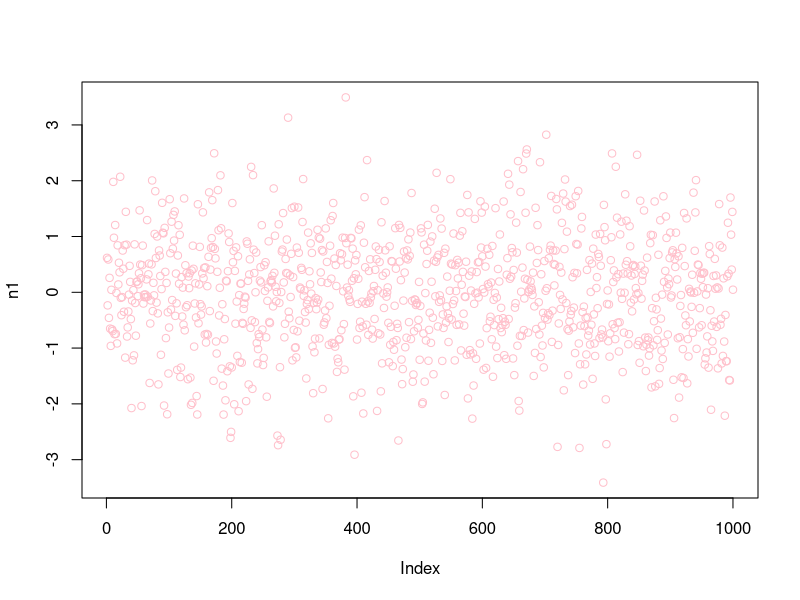
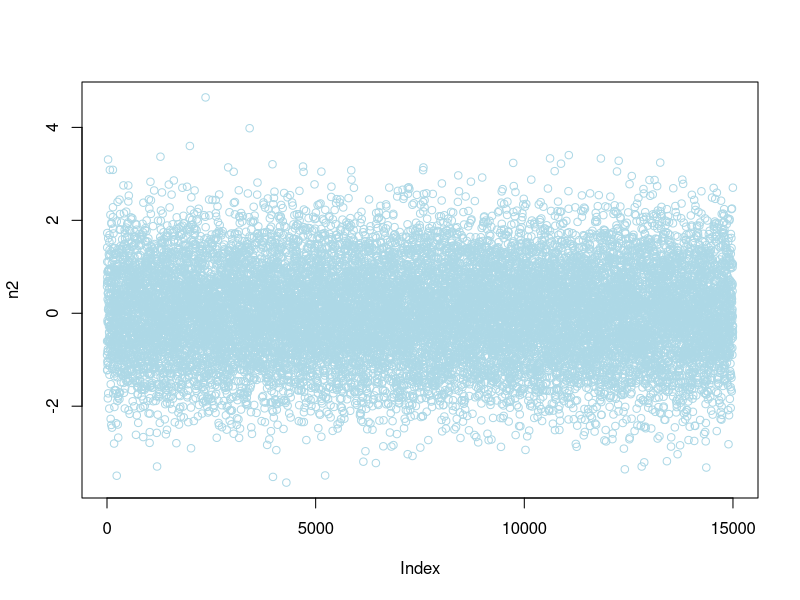
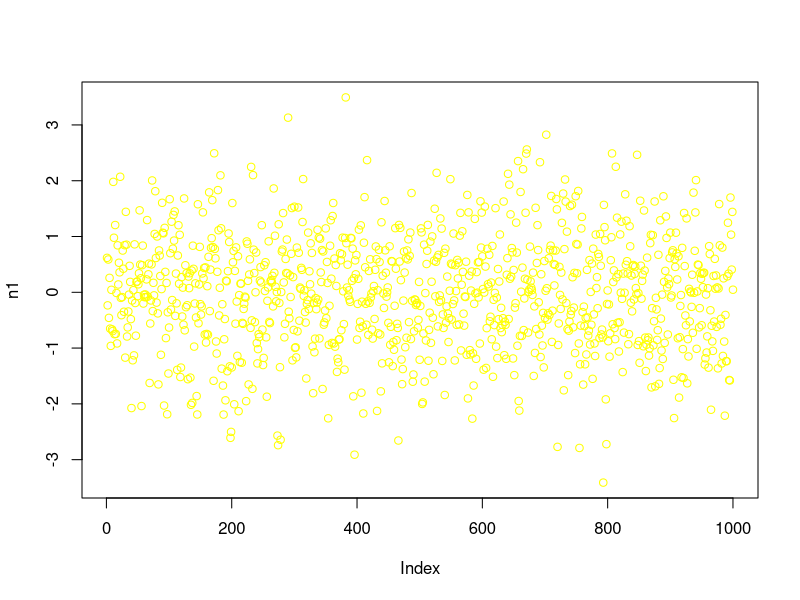
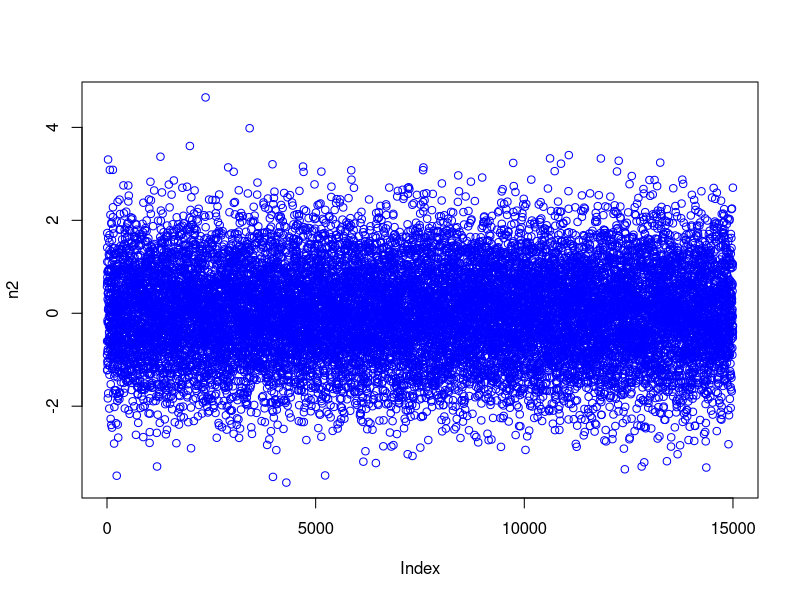
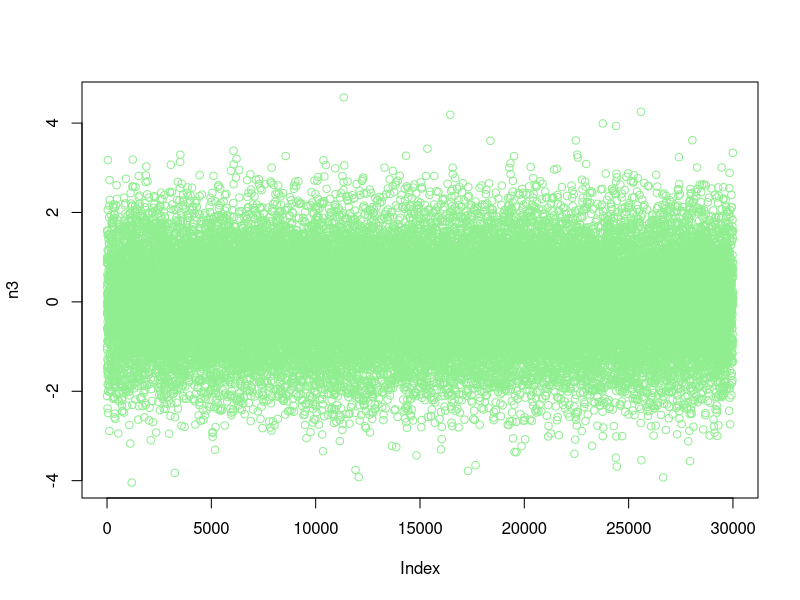
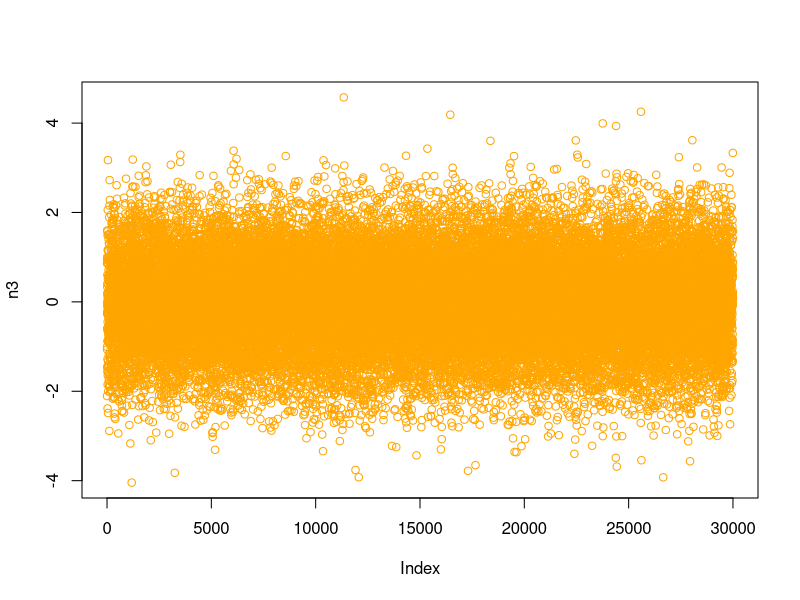
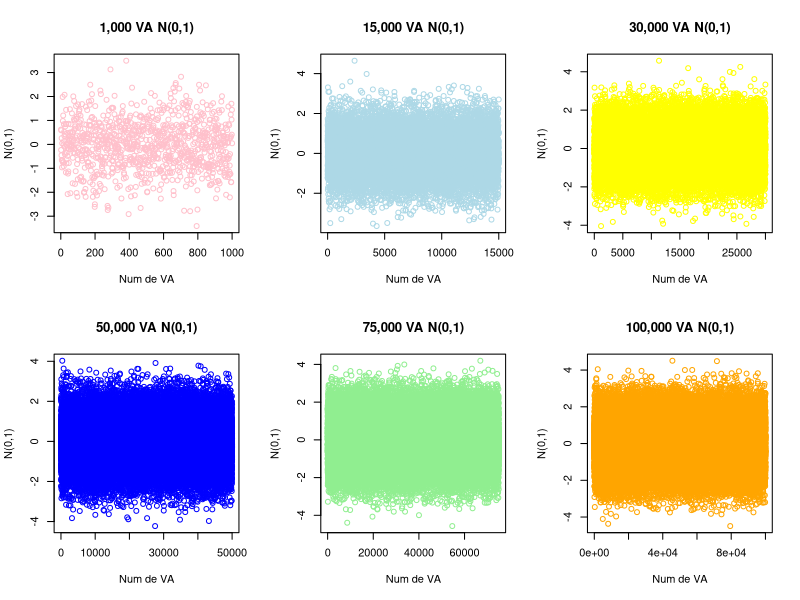
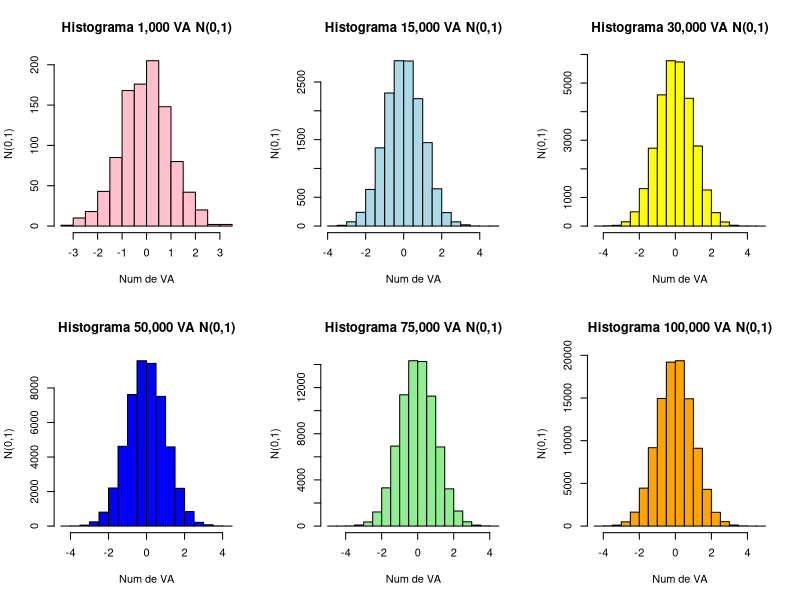

These figures' R source, in order:
## ---- chunk 1
knitr::opts_chunk$set(echo = TRUE)
## ---- chunk 2
n1<- rnorm(1000,0,1); head(n1,20)
plot(n1,col="pink")

## ---- chunk 3
n2<- rnorm(15000,0,1); head(n2,20)
plot(n2,col="lightblue")

## ---- chunk 4
n3<- rnorm(30000,0,1); head(n3,20)
plot(n1,col="yellow")

## ---- chunk 5
n4<- rnorm(15000,0,1); head(n4,20)
plot(n2,col="blue")

## ---- chunk 6
n5<- rnorm(75000,0,1); head(n5,20)
plot(n3,col="lightgreen")
## ---- chunk 7
n6<- rnorm(100000,0,1); head(n6,20)
plot(n3,col="orange")
## ---- chunk 8
n4<- rnorm(50000,0,1);
n5<- rnorm(75000,0,1);
n6<- rnorm(100000,0,1);
## ---- chunk 9
par(mfrow=c(2,3))
plot(n1,col="pink", 
     main="1,000 VA N(0,1)",
     xlab="Num de VA",
     ylab="N(0,1)")
plot(n2,col="lightblue",
     main="15,000 VA N(0,1)",
     xlab="Num de VA",
     ylab="N(0,1)")
plot(n3,col="yellow",
     main="30,000 VA N(0,1)",
     xlab="Num de VA",
     ylab="N(0,1)")
plot(n4,col="blue", 
     main="50,000 VA N(0,1)",
     xlab="Num de VA",
     ylab="N(0,1)")
plot(n5,col="lightgreen",
     main="75,000 VA N(0,1)",
     xlab="Num de VA",
     ylab="N(0,1)")
plot(n6,col="orange",
     main="100,000 VA N(0,1)",
     xlab="Num de VA",
     ylab="N(0,1)")
## ---- chunk 10
par(mfrow=c(2,3))
hist(n1,col="pink", 
     main="Histograma 1,000 VA N(0,1)",
     xlab="Num de VA",
     ylab="N(0,1)")
hist(n2,col="lightblue", 
     main="Histograma 15,000 VA N(0,1)",
     xlab="Num de VA",
     ylab="N(0,1)")
hist(n3,col="yellow", 
     main="Histograma 30,000 VA N(0,1)",
     xlab="Num de VA",
     ylab="N(0,1)")
hist(n4,col="blue", 
     main="Histograma 50,000 VA N(0,1)",
     xlab="Num de VA",
     ylab="N(0,1)")
hist(n5,col="lightgreen", 
     main="Histograma 75,000 VA N(0,1)",
     xlab="Num de VA",
     ylab="N(0,1)")
hist(n6,col="orange", 
     main="Histograma 100,000 VA N(0,1)",
     xlab="Num de VA",
     ylab="N(0,1)")
## ---- chunk 11
x <- seq(-1, 1, length = 100)
curve(dnorm(x, mean=0, sd=1), 
      from=-4, to=4, lwd=3, col="blue",
      main = "N(0, 1)", xlab = "X", ylab = "f(x)")

## ---- chunk 12
par(mfrow = c(1, 4))
hist(n1,main="Histograma 1,000 VA N(0,1)",
     col = "lightgreen",
     xlab = "VA generadas",
     ylab = "N(0,1)")
hist(n2,main="Histograma 15,000 VA N(0,1)",
     col = "orange",
     xlab = "VA generadas",
     ylab = "N(0,1)")
hist(n3,main="Histograma 30,000 VA N(0,1)",
     col = "brown",
     xlab = "VA generadas",
     ylab = "N(0,1)")
x <- seq(-1, 1, length = 100)
curve(dnorm(x, mean=0, sd=1), 
      from=-3, to=3, lwd=2, col="blue",
      main = "Gráfica de la N(0, 1)", xlab = "X", ylab = "f(x)")
## ---- chunk 13
n1<- rnorm(1000,-1,1);
n2<- rnorm(15000,-1,1);
n3<- rnorm(30000,-1,1);
n4<- rnorm(50000,-1,1);
n5<- rnorm(75000,-1,1);
n6<- rnorm(100000,-1,1);
## ---- chunk 14
par(mfrow=c(2,3))
plot(n1,col="pink", 
     main="1,000 VA N(-1,1)",
     xlab="Num de VA",
     ylab="N(-1,1)")
plot(n2,col="lightblue",
     main="15,000 VA N(-1,1)",
     xlab="Num de VA",
     ylab="N(-1,1)")
plot(n3,col="yellow",
     main="30,000 VA N(-1,1)",
     xlab="Num de VA",
     ylab="N(-1,1)")
plot(n4,col="blue", 
     main="50,000 VA N(-1,1)",
     xlab="Num de VA",
     ylab="N(-1,1)")
plot(n5,col="lightgreen",
     main="75,000 VA N(-1,1)",
     xlab="Num de VA",
     ylab="N(-1,1)")
plot(n6,col="orange",
     main="100,000 VA N(-1,1)",
     xlab="Num de VA",
     ylab="N(-1,1)")
## ---- chunk 15
par(mfrow=c(2,3))
hist(n1,col="pink", 
     main="Histograma 1,000 VA N(-1,1)",
     xlab="Num de VA",
     ylab="N(-1,1)")
hist(n2,col="lightblue", 
     main="Histograma 15,000 VA N(-1,1)",
     xlab="Num de VA",
     ylab="N(-1,1)")
hist(n3,col="yellow", 
     main="Histograma 30,000 VA N(-1,1)",
     xlab="Num de VA",
     ylab="N(-1,1)")
hist(n4,col="blue", 
     main="Histograma 50,000 VA N(-1,1)",
     xlab="Num de VA",
     ylab="N(-1,1)")
hist(n5,col="lightgreen", 
     main="Histograma 75,000 VA N(-1,1)",
     xlab="Num de VA",
     ylab="N(-1,1)")
hist(n6,col="orange", 
     main="Histograma 100,000 VA N(-1,1)",
     xlab="Num de VA",
     ylab="N(-1,1)")
## ---- chunk 16
x <- seq(-1, 1, length = 100)
curve(dnorm(x, mean=0, sd=1), 
      from=-4, to=4, lwd=3, col="blue",
      main = "N(0, 1)", xlab = "X", ylab = "f(x)")
## ---- chunk 17
n1<- rnorm(1000,0,2);
n2<- rnorm(15000,0,2);
n3<- rnorm(30000,0,2);
n4<- rnorm(50000,0,2);
n5<- rnorm(75000,0,2);
n6<- rnorm(100000,0,2);
## ---- chunk 18
par(mfrow = c(2, 3))
hist(n1,main="Histograma 1,000 VA N(0,2)",
     col = "pink",
     xlab = "VA generadas",ylab = "N(0,2)")
hist(n2,main="Histograma 15,000 VA N(0,2)",
     col = "lightblue",
     xlab = "VA generadas",ylab = "N(0,2)")
hist(n3,main="Histograma 30,000 VA N(0,2)",
     col = "yellow",
     xlab = "VA generadas",ylab = "N(0,2)")
hist(n4,main="Histograma 50,000 VA N(-1,1)",
     col = "blue",
     xlab = "VA generadas",ylab = "N(0,2)")
hist(n5,main="Histograma 75,000 VA N(-1,1)",
     col = "lightgreen",
     xlab = "VA generadas",ylab = "N(0,2)")
hist(n6,main="Histograma 100,000 VA N(0,2)",
     col = "orange",
     xlab = "VA generadas",ylab = "N(0,2)")
## ---- chunk 19
par(mfrow=c(2,3))
hist(n1,col="pink", 
     main="Histograma 1,000 VA N(0,2)",
     xlab="Num de VA",
     ylab="N(0,2)")
hist(n2,col="lightblue", 
     main="Histograma 15,000 VA N(0,2)",
     xlab="Num de VA",
     ylab="N(0,2)")
hist(n3,col="yellow", 
     main="Histograma 30,000 VA N(0,2)",
     xlab="Num de VA",
     ylab="N(0,2)")
hist(n4,col="blue", 
     main="Histograma 50,000 VA N(0,2)",
     xlab="Num de VA",
     ylab="N(0,2)")
hist(n5,col="lightgreen", 
     main="Histograma 75,000 VA N(0,2)",
     xlab="Num de VA",
     ylab="N(0,2)")
hist(n6,col="orange", 
     main="Histograma 100,000 VA N(0,2)",
     xlab="Num de VA",
     ylab="N(0,2)")
## ---- chunk 20
media <- 0
desvstd <- 2.5
q1 <- 1000; q2 <- 10000; q3 <- 30000;
q4 <- 50000; q5 <- 75000; q6 <- 100000
n1 <- rnorm(q1,media,desvstd);
n2 <- rnorm(q2,media,desvstd); 
n3 <- rnorm(q3,media,desvstd);
n4 <- rnorm(q4,media,desvstd);
n5 <- rnorm(q5,media,desvstd); 
n6 <- rnorm(q6,media,desvstd);
mititulo1 <- paste0("Histograma de ",q1," VA N(",media,",",desvstd,")")
mititulo2 <- paste0("Histograma de ",q2," VA N(",media,",",desvstd,")")
mititulo3 <- paste0("Histograma de ",q3," VA N(",media,",",desvstd,")")
mititulo4 <- paste0("Histograma de ",q4," VA N(",media,",",desvstd,")")
mititulo5 <- paste0("Histograma de ",q5," VA N(",media,",",desvstd,")")
mititulo6 <- paste0("Histograma de ",q6," VA N(",media,",",desvstd,")")
etiquetay <- paste0("N(",media,",",desvstd,")")

par(mfrow = c(2, 3))
hist(n1,main=mititulo1,
     col = "pink",
     xlab = "VA generadas",ylab = etiquetay)
hist(n2,main=mititulo2,
     col = "lightblue",
     xlab = "VA generadas",ylab = etiquetay)
hist(n3,main=mititulo3,
     col = "yellow",
     xlab = "VA generadas",ylab = etiquetay)
hist(n4,main=mititulo4,
     col = "blue",
     xlab = "VA generadas",ylab = etiquetay)
hist(n5,main=mititulo5,
     col = "lightgreen",
     xlab = "VA generadas",ylab = etiquetay)
hist(n6,main=mititulo6,
     col = "orange",
     xlab = "VA generadas",ylab = etiquetay)
